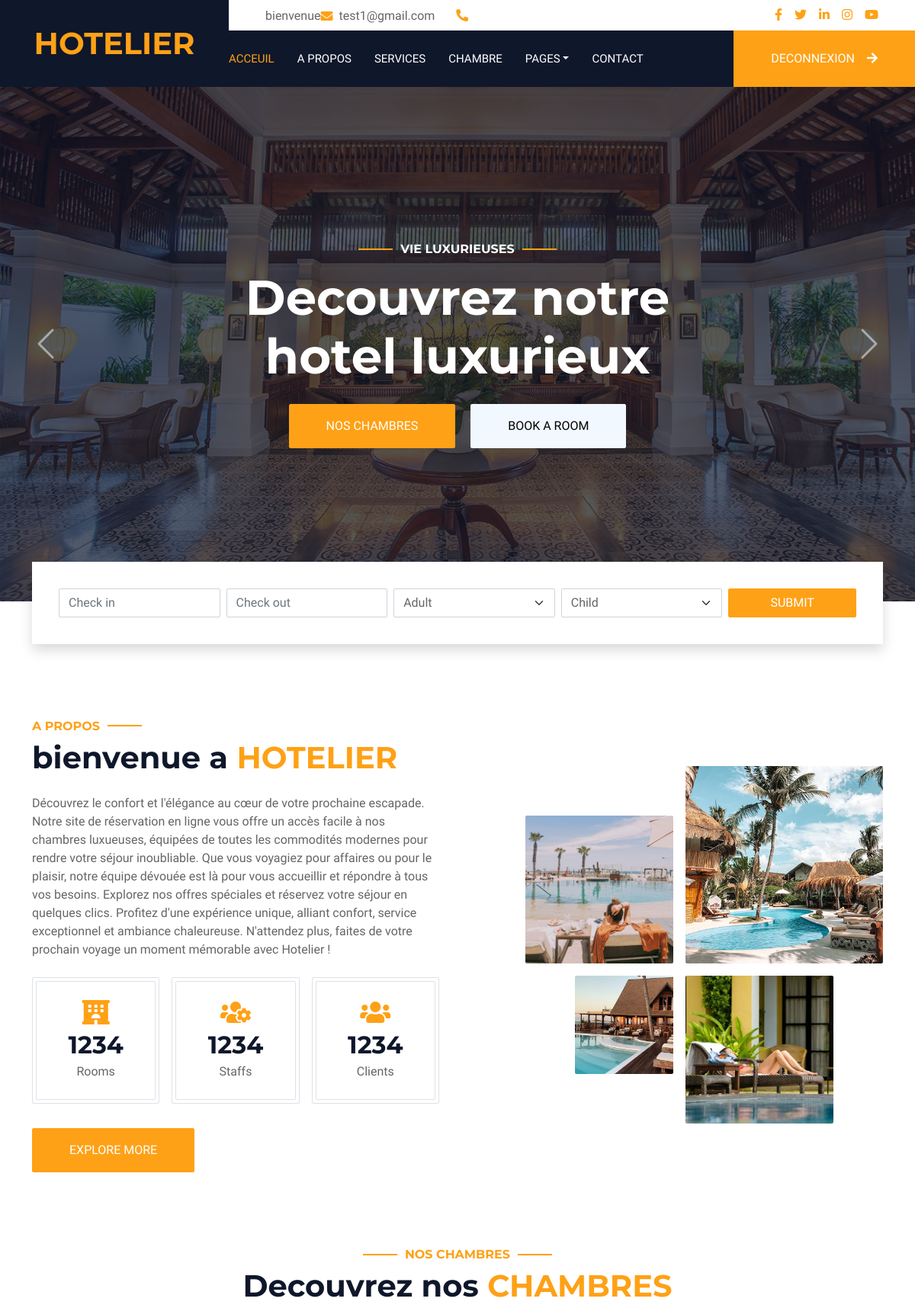
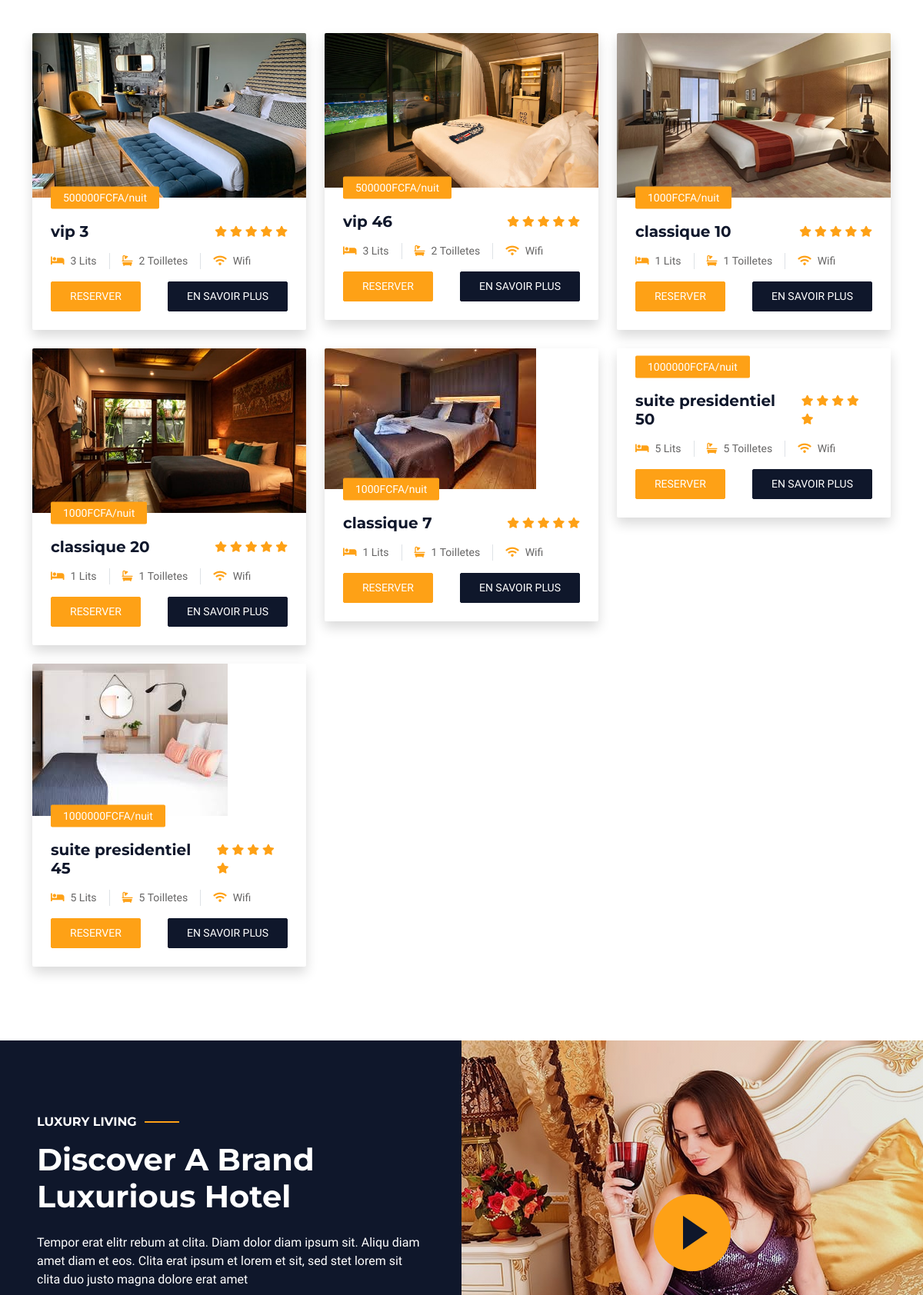
Screenshot of /index.php?action=accueilClient (signed in, upper part) with the database file from the repository (2 pictures, top to bottom).
### tables this page shows
CREATE TABLE `chambre` (
  `idChambre` int(11) NOT NULL,
  `numeroChambre` int(11) DEFAULT NULL,
  `imageChambre` text NOT NULL,
  `idCategorie` int(11) DEFAULT NULL,
  `idEtage` int(11) DEFAULT NULL,
  `statutChambre` int(11) NOT NULL DEFAULT 0
);

CREATE TABLE `categorie` (
  `idCategorie` int(11) NOT NULL,
  `nomCategorie` varchar(255) DEFAULT NULL,
  `montant` int(11) DEFAULT NULL,
  `nombreLit` int(11) NOT NULL,
  `nombreToillete` int(11) NOT NULL
);

### views/site.php (the view, shortened to what the rows shown need)
<!DOCTYPE html>
<html lang="en">
<head>
    <link href="https://cdnjs.cloudflare.com/ajax/libs/font-awesome/5.10.0/css/all.min.css" rel="stylesheet">
    <link href="https://cdn.jsdelivr.net/npm/bootstrap-icons@1.4.1/font/bootstrap-icons.css" rel="stylesheet">
    <link href="assets/lib/animate/animate.min.css" rel="stylesheet">
    <link href="assets/lib/owlcarousel/assets/owl.carousel.min.css" rel="stylesheet">
    <link href="assets/lib/tempusdominus/css/tempusdominus-bootstrap-4.min.css" rel="stylesheet" />
    <link href="assets/css/bootstrap.min.css" rel="stylesheet">
    <link href="assets/css/style.css" rel="stylesheet">
</head>
<body>
    <div class="container-xxl bg-white p-0">
        <div class="container-fluid bg-dark px-0">
            <div class="row gx-0">
                <div class="col-lg-3 bg-dark d-none d-lg-block">
                    <a href="index.html" class="navbar-brand w-100 h-100 m-0 p-0 d-flex align-items-center justify-content-center">
                        <h1 class="m-0 text-primary text-uppercase">Hotelier</h1>
                    </a>
                </div>
            </div>
        </div>
        <div class="container-fluid p-0 mb-5">
            <div id="header-carousel" class="carousel slide" data-bs-ride="carousel">
                <div class="carousel-inner">
                    <div class="carousel-item active">
                        <div class="carousel-caption d-flex flex-column align-items-center justify-content-center">
                            <div class="p-3" style="max-width: 700px;">
                                <h1 class="display-3 text-white mb-4 animated slideInDown">Decouvrez notre hotel luxurieux</h1>
                            </div>
                        </div>
                    </div>
                </div>
            </div>
        </div>
        <div class="container-xxl py-5">
            <div class="container">
                <div class="row g-5 align-items-center">
                    <div class="col-lg-6">
                        <h1 class="mb-4">bienvenue a <span class="text-primary text-uppercase">Hotelier</span></h1>
                        <div class="row g-3 pb-4">
                            <div class="col-sm-4 wow fadeIn" data-wow-delay="0.1s">
                                <div class="border rounded p-1">
                                    <div class="border rounded text-center p-4">
                                        <h2 class="mb-1" data-toggle="counter-up">1234</h2>
                                    </div>
                                </div>
                            </div>
                            <div class="col-sm-4 wow fadeIn" data-wow-delay="0.3s">
                                <div class="border rounded p-1">
                                    <div class="border rounded text-center p-4">
                                        <h2 class="mb-1" data-toggle="counter-up">1234</h2>
                                    </div>
                                </div>
                            </div>
                            <div class="col-sm-4 wow fadeIn" data-wow-delay="0.5s">
                                <div class="border rounded p-1">
                                    <div class="border rounded text-center p-4">
                                        <h2 class="mb-1" data-toggle="counter-up">1234</h2>
                                    </div>
                                </div>
                            </div>
                        </div>
                    </div>
                </div>
            </div>
        </div>
        <div class="container-xxl py-5">
            <div class="container">
                <div class="text-center wow fadeInUp" data-wow-delay="0.1s">
                    <h1 class="mb-5">Decouvrez nos <span class="text-primary text-uppercase">Chambres</span></h1>
                </div>
                <div class="row g-4">
                    <?php foreach($chambres as $chambre): ?>
                    <div class="col-lg-4 col-md-6 wow fadeInUp" data-wow-delay="0.1s">
                        <div class="room-item shadow rounded overflow-hidden">
                            <div class="position-relative">
                                <img class="img-fluid" src="<?= $chambre['imageChambre'] ?>" alt="">
                                <small class="position-absolute start-0 top-100 translate-middle-y bg-primary text-white rounded py-1 px-3 ms-4"><?=  $chambre['montant'] ?>FCFA/nuit</small>
                            </div>
                            <div class="p-4 mt-2">
                                <div class="d-flex justify-content-between mb-3">
                                    <h5 class="mb-0"><?=  $chambre['nomCategorie'] ?> <?= $chambre['numeroChambre']?></h5>
                                    <div class="ps-2">
                                        <small class="fa fa-star text-primary"></small>
                                        <small class="fa fa-star text-primary"></small>
                                        <small class="fa fa-star text-primary"></small>
                                        <small class="fa fa-star text-primary"></small>
                                        <small class="fa fa-star text-primary"></small>
                                    </div>
                                </div>
                                <div class="d-flex mb-3">
                                    <small class="border-end me-3 pe-3"><i class="fa fa-bed text-primary me-2"></i><?= $chambre['nombreLit'] ?> Lits</small>
                                    <small class="border-end me-3 pe-3"><i class="fa fa-bath text-primary me-2"></i><?= $chambre['nombreToillete'] ?> Toilletes</small>
                                    <small><i class="fa fa-wifi text-primary me-2"></i>Wifi</small>
                                </div>
                                <div class="d-flex justify-content-between">
                                    <a class="btn btn-sm btn-primary rounded py-2 px-4" href="index.php?action=reservation&idChambre=<?= $chambre['idChambre'] ?>&idClient=<?php echo $_SESSION['id']; ?>">Reserver</a>
                                    <a class="btn btn-sm btn-dark rounded py-2 px-4" href="">En savoir plus</a>
                                </div>
                            </div>
                        </div>
                    </div>
                    <?php endforeach; ?>
                </div>
            </div>
        </div>
        <div class="container-xxl py-5 px-0 wow zoomIn" data-wow-delay="0.1s">
            <div class="row g-0">
                <div class="col-md-6 bg-dark d-flex align-items-center">
                    <div class="p-5">
                        <h1 class="text-white mb-4">Discover A Brand Luxurious Hotel</h1>
                    </div>
                </div>
            </div>
        </div>
    </div>
</body>
</html>

### rows the page displays
chambre: imageChambre (picture), idCategorie.montant "500000", idCategorie.nomCategorie "vip", numeroChambre "3", idCategorie.nombreLit "3", idCategorie.nombreToillete "2"
chambre: imageChambre (picture), idCategorie.montant "500000", idCategorie.nomCategorie "vip", numeroChambre "46", idCategorie.nombreLit "3", idCategorie.nombreToillete "2"
chambre: imageChambre (picture), idCategorie.montant "1000", idCategorie.nomCategorie "classique", numeroChambre "10", idCategorie.nombreLit "1", idCategorie.nombreToillete "1"
chambre: imageChambre (picture), idCategorie.montant "1000", idCategorie.nomCategorie "classique", numeroChambre "20", idCategorie.nombreLit "1", idCategorie.nombreToillete "1"
chambre: imageChambre (picture), idCategorie.montant "1000", idCategorie.nomCategorie "classique", numeroChambre "7", idCategorie.nombreLit "1", idCategorie.nombreToillete "1"
chambre: idCategorie.montant "1000000", idCategorie.nomCategorie "suite presidentiel", numeroChambre "50", idCategorie.nombreLit "5", idCategorie.nombreToillete "5"
chambre: imageChambre (picture), idCategorie.montant "1000000", idCategorie.nomCategorie "suite presidentiel", numeroChambre "45", idCategorie.nombreLit "5", idCategorie.nombreToillete "5"

### other values shown
$_SESSION['email'] "test1@gmail.com"
